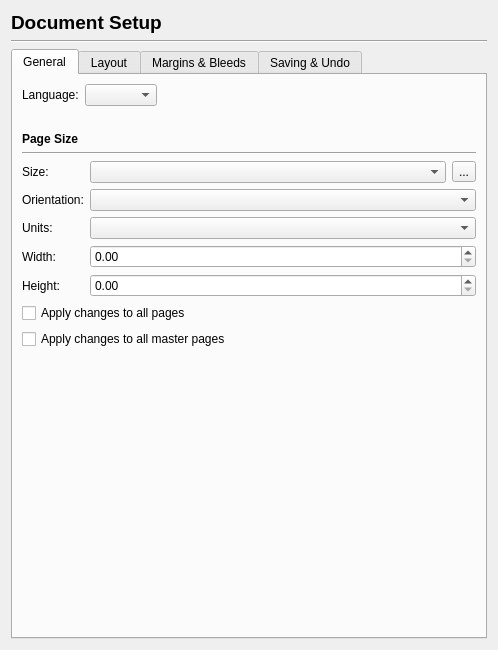
<?xml version="1.0" encoding="UTF-8"?>
<ui version="4.0">
 <class>Prefs_DocumentSetup</class>
 <widget class="QWidget" name="Prefs_DocumentSetup">
  <property name="geometry">
   <rect>
    <x>0</x>
    <y>0</y>
    <width>498</width>
    <height>650</height>
   </rect>
  </property>
  <property name="windowTitle">
   <string notr="true">Form</string>
  </property>
  <layout class="QVBoxLayout" name="verticalLayout_2">
   <item>
    <widget class="QLabel" name="titleLabel">
     <property name="font">
      <font>
       <pointsize>14</pointsize>
       <weight>75</weight>
       <bold>true</bold>
      </font>
     </property>
     <property name="text">
      <string>Document Setup</string>
     </property>
    </widget>
   </item>
   <item>
    <widget class="Line" name="line">
     <property name="orientation">
      <enum>Qt::Horizontal</enum>
     </property>
    </widget>
   </item>
   <item>
    <widget class="QTabWidget" name="tabWidget">
     <property name="currentIndex">
      <number>0</number>
     </property>
     <widget class="QWidget" name="sizeTab">
      <attribute name="title">
       <string>General</string>
      </attribute>
      <layout class="QVBoxLayout" name="verticalLayout_4">
       <item>
        <layout class="QHBoxLayout" name="horizontalLayout_3">
         <item>
          <widget class="QLabel" name="label_3">
           <property name="text">
            <string>Language:</string>
           </property>
          </widget>
         </item>
         <item>
          <widget class="QComboBox" name="languageComboBox"/>
         </item>
         <item>
          <spacer name="horizontalSpacer_3">
           <property name="orientation">
            <enum>Qt::Horizontal</enum>
           </property>
           <property name="sizeHint" stdset="0">
            <size>
             <width>40</width>
             <height>20</height>
            </size>
           </property>
          </spacer>
         </item>
        </layout>
       </item>
       <item>
        <spacer name="verticalSpacer">
         <property name="orientation">
          <enum>Qt::Vertical</enum>
         </property>
         <property name="sizeType">
          <enum>QSizePolicy::Fixed</enum>
         </property>
         <property name="sizeHint" stdset="0">
          <size>
           <width>20</width>
           <height>20</height>
          </size>
         </property>
        </spacer>
       </item>
       <item>
        <widget class="QLabel" name="pageSizeTitleLabel">
         <property name="font">
          <font>
           <weight>75</weight>
           <bold>true</bold>
          </font>
         </property>
         <property name="text">
          <string>Page Size</string>
         </property>
        </widget>
       </item>
       <item>
        <widget class="Line" name="line_2">
         <property name="orientation">
          <enum>Qt::Horizontal</enum>
         </property>
        </widget>
       </item>
       <item>
        <layout class="QFormLayout" name="formLayout">
         <item row="0" column="0">
          <widget class="QLabel" name="pageSizeLabel">
           <property name="text">
            <string>Size:</string>
           </property>
           <property name="buddy">
            <cstring>pageSizeComboBox</cstring>
           </property>
          </widget>
         </item>
         <item row="0" column="1">
          <layout class="QHBoxLayout" name="pageSizeLayout">
           <item>
            <widget class="QComboBox" name="pageSizeComboBox"/>
           </item>
           <item>
            <widget class="QToolButton" name="pageSizeLinkToolButton">
             <property name="text">
              <string>...</string>
             </property>
             <property name="arrowType">
              <enum>Qt::NoArrow</enum>
             </property>
            </widget>
           </item>
          </layout>
         </item>
         <item row="1" column="0">
          <widget class="QLabel" name="pageOrientatioLabel">
           <property name="text">
            <string>Orientation:</string>
           </property>
           <property name="buddy">
            <cstring>pageOrientationComboBox</cstring>
           </property>
          </widget>
         </item>
         <item row="1" column="1">
          <widget class="QComboBox" name="pageOrientationComboBox"/>
         </item>
         <item row="2" column="0">
          <widget class="QLabel" name="pageUnitsLabel">
           <property name="text">
            <string>Units:</string>
           </property>
           <property name="buddy">
            <cstring>pageUnitsComboBox</cstring>
           </property>
          </widget>
         </item>
         <item row="2" column="1">
          <widget class="QComboBox" name="pageUnitsComboBox"/>
         </item>
         <item row="3" column="0">
          <widget class="QLabel" name="pageWidthLabel">
           <property name="text">
            <string>Width:</string>
           </property>
           <property name="buddy">
            <cstring>pageWidthSpinBox</cstring>
           </property>
          </widget>
         </item>
         <item row="3" column="1">
          <widget class="ScrSpinBox" name="pageWidthSpinBox"/>
         </item>
         <item row="4" column="0">
          <widget class="QLabel" name="pageHeightLabel">
           <property name="text">
            <string>Height:</string>
           </property>
           <property name="buddy">
            <cstring>pageHeightSpinBox</cstring>
           </property>
          </widget>
         </item>
         <item row="4" column="1">
          <widget class="ScrSpinBox" name="pageHeightSpinBox"/>
         </item>
        </layout>
       </item>
       <item>
        <widget class="QCheckBox" name="applySizesToAllPagesCheckBox">
         <property name="text">
          <string>Apply changes to all pages</string>
         </property>
        </widget>
       </item>
       <item>
        <widget class="QCheckBox" name="applySizesToAllMasterPagesCheckBox">
         <property name="text">
          <string>Apply changes to all master pages</string>
         </property>
        </widget>
       </item>
       <item>
        <spacer name="verticalSpacer_5">
         <property name="orientation">
          <enum>Qt::Vertical</enum>
         </property>
         <property name="sizeHint" stdset="0">
          <size>
           <width>20</width>
           <height>20</height>
          </size>
         </property>
        </spacer>
       </item>
      </layout>
     </widget>
     <widget class="QWidget" name="layoutTab">
      <attribute name="title">
       <string>Layout</string>
      </attribute>
      <layout class="QVBoxLayout" name="verticalLayout_6">
       <item>
        <widget class="QLabel" name="pageLayoutTitleLabel">
         <property name="font">
          <font>
           <weight>75</weight>
           <bold>true</bold>
          </font>
         </property>
         <property name="text">
          <string>Page Layout</string>
         </property>
        </widget>
       </item>
       <item>
        <widget class="Line" name="line_3">
         <property name="orientation">
          <enum>Qt::Horizontal</enum>
         </property>
        </widget>
       </item>
       <item>
        <layout class="QFormLayout" name="pageLayoutLayout">
         <item row="4" column="0">
          <widget class="QLabel" name="layoutFirstPageIsLabel">
           <property name="text">
            <string>First Page is:</string>
           </property>
           <property name="buddy">
            <cstring>layoutFirstPageIsComboBox</cstring>
           </property>
          </widget>
         </item>
         <item row="4" column="1">
          <widget class="QComboBox" name="layoutFirstPageIsComboBox">
           <property name="sizeAdjustPolicy">
            <enum>QComboBox::AdjustToContents</enum>
           </property>
          </widget>
         </item>
         <item row="3" column="1">
          <widget class="QRadioButton" name="fourFoldRadioButton">
           <property name="text">
            <string>4-Fold</string>
           </property>
           <attribute name="buttonGroup">
            <string notr="true">pageLayoutButtonGroup</string>
           </attribute>
          </widget>
         </item>
         <item row="2" column="1">
          <widget class="QRadioButton" name="threeFoldRadioButton">
           <property name="text">
            <string>3-Fold</string>
           </property>
           <attribute name="buttonGroup">
            <string notr="true">pageLayoutButtonGroup</string>
           </attribute>
          </widget>
         </item>
         <item row="1" column="1">
          <widget class="QRadioButton" name="facingPagesRadioButton">
           <property name="text">
            <string>Facing Pages</string>
           </property>
           <attribute name="buttonGroup">
            <string notr="true">pageLayoutButtonGroup</string>
           </attribute>
          </widget>
         </item>
         <item row="0" column="1">
          <widget class="QRadioButton" name="singlePageRadioButton">
           <property name="text">
            <string>Single Page</string>
           </property>
           <property name="checked">
            <bool>true</bool>
           </property>
           <attribute name="buttonGroup">
            <string notr="true">pageLayoutButtonGroup</string>
           </attribute>
          </widget>
         </item>
        </layout>
       </item>
       <item>
        <spacer name="verticalSpacer_8">
         <property name="orientation">
          <enum>Qt::Vertical</enum>
         </property>
         <property name="sizeHint" stdset="0">
          <size>
           <width>20</width>
           <height>353</height>
          </size>
         </property>
        </spacer>
       </item>
      </layout>
     </widget>
     <widget class="QWidget" name="marginsTab">
      <attribute name="title">
       <string>Margins &amp;&amp; Bleeds</string>
      </attribute>
      <layout class="QVBoxLayout" name="verticalLayout_3">
       <item>
        <widget class="QScrollArea" name="scrollArea">
         <property name="frameShape">
          <enum>QFrame::NoFrame</enum>
         </property>
         <property name="frameShadow">
          <enum>QFrame::Plain</enum>
         </property>
         <property name="lineWidth">
          <number>0</number>
         </property>
         <property name="widgetResizable">
          <bool>true</bool>
         </property>
         <widget class="QWidget" name="scrollAreaWidgetContents">
          <property name="geometry">
           <rect>
            <x>0</x>
            <y>0</y>
            <width>458</width>
            <height>540</height>
           </rect>
          </property>
          <layout class="QVBoxLayout" name="verticalLayout_5">
           <property name="leftMargin">
            <number>0</number>
           </property>
           <property name="topMargin">
            <number>0</number>
           </property>
           <property name="rightMargin">
            <number>0</number>
           </property>
           <property name="bottomMargin">
            <number>0</number>
           </property>
           <item>
            <widget class="QLabel" name="marginsTitleLabel">
             <property name="font">
              <font>
               <weight>75</weight>
               <bold>true</bold>
              </font>
             </property>
             <property name="text">
              <string>Margins</string>
             </property>
            </widget>
           </item>
           <item>
            <widget class="Line" name="line_5">
             <property name="orientation">
              <enum>Qt::Horizontal</enum>
             </property>
            </widget>
           </item>
           <item>
            <layout class="QHBoxLayout" name="horizontalLayout_6">
             <property name="leftMargin">
              <number>5</number>
             </property>
             <property name="topMargin">
              <number>5</number>
             </property>
             <property name="rightMargin">
              <number>5</number>
             </property>
             <property name="bottomMargin">
              <number>5</number>
             </property>
             <item>
              <widget class="NewMarginWidget" name="marginsWidget" native="true"/>
             </item>
             <item>
              <spacer name="horizontalSpacer_6">
               <property name="orientation">
                <enum>Qt::Horizontal</enum>
               </property>
               <property name="sizeHint" stdset="0">
                <size>
                 <width>40</width>
                 <height>20</height>
                </size>
               </property>
              </spacer>
             </item>
            </layout>
           </item>
           <item>
            <widget class="QCheckBox" name="applyMarginsToAllPagesCheckBox">
             <property name="text">
              <string>Apply changes to all pages</string>
             </property>
            </widget>
           </item>
           <item>
            <widget class="QCheckBox" name="applyMarginsToAllMasterPagesCheckBox">
             <property name="text">
              <string>Apply changes to all master pages</string>
             </property>
            </widget>
           </item>
           <item>
            <spacer name="verticalSpacer_3">
             <property name="orientation">
              <enum>Qt::Vertical</enum>
             </property>
             <property name="sizeType">
              <enum>QSizePolicy::Fixed</enum>
             </property>
             <property name="sizeHint" stdset="0">
              <size>
               <width>20</width>
               <height>20</height>
              </size>
             </property>
            </spacer>
           </item>
           <item>
            <widget class="QLabel" name="bleedsTitleLabel">
             <property name="font">
              <font>
               <weight>75</weight>
               <bold>true</bold>
              </font>
             </property>
             <property name="text">
              <string>Bleeds</string>
             </property>
            </widget>
           </item>
           <item>
            <widget class="Line" name="line_4">
             <property name="orientation">
              <enum>Qt::Horizontal</enum>
             </property>
            </widget>
           </item>
           <item>
            <layout class="QHBoxLayout" name="horizontalLayout_7">
             <property name="leftMargin">
              <number>5</number>
             </property>
             <property name="topMargin">
              <number>5</number>
             </property>
             <property name="rightMargin">
              <number>5</number>
             </property>
             <property name="bottomMargin">
              <number>5</number>
             </property>
             <item>
              <widget class="NewMarginWidget" name="bleedsWidget" native="true"/>
             </item>
             <item>
              <spacer name="horizontalSpacer_7">
               <property name="orientation">
                <enum>Qt::Horizontal</enum>
               </property>
               <property name="sizeHint" stdset="0">
                <size>
                 <width>40</width>
                 <height>20</height>
                </size>
               </property>
              </spacer>
             </item>
            </layout>
           </item>
           <item>
            <spacer name="verticalSpacer_4">
             <property name="orientation">
              <enum>Qt::Vertical</enum>
             </property>
             <property name="sizeHint" stdset="0">
              <size>
               <width>20</width>
               <height>0</height>
              </size>
             </property>
            </spacer>
           </item>
          </layout>
         </widget>
        </widget>
       </item>
      </layout>
     </widget>
     <widget class="QWidget" name="saveTab">
      <attribute name="title">
       <string>Saving &amp;&amp; Undo</string>
      </attribute>
      <layout class="QVBoxLayout" name="verticalLayout">
       <item>
        <widget class="QCheckBox" name="saveCompressedCheckBox">
         <property name="text">
          <string>Save in Compressed Format</string>
         </property>
        </widget>
       </item>
       <item>
        <widget class="QCheckBox" name="emergencyCheckBox">
         <property name="text">
          <string>Try to save an &quot;Emergency File&quot; in case of a crash</string>
         </property>
        </widget>
       </item>
       <item>
        <spacer name="verticalSpacer_6">
         <property name="orientation">
          <enum>Qt::Vertical</enum>
         </property>
         <property name="sizeType">
          <enum>QSizePolicy::Fixed</enum>
         </property>
         <property name="sizeHint" stdset="0">
          <size>
           <width>20</width>
           <height>20</height>
          </size>
         </property>
        </spacer>
       </item>
       <item>
        <widget class="QLabel" name="autosaveTitleLable">
         <property name="font">
          <font>
           <weight>75</weight>
           <bold>true</bold>
          </font>
         </property>
         <property name="text">
          <string>Autosave</string>
         </property>
        </widget>
       </item>
       <item>
        <widget class="Line" name="line_6">
         <property name="orientation">
          <enum>Qt::Horizontal</enum>
         </property>
        </widget>
       </item>
       <item>
        <widget class="QCheckBox" name="autosaveCheckBox">
         <property name="text">
          <string>Enable automatic saving of documents</string>
         </property>
        </widget>
       </item>
       <item>
        <layout class="QHBoxLayout" name="horizontalLayout">
         <item>
          <layout class="QGridLayout" name="gridLayout">
           <item row="0" column="0">
            <widget class="QLabel" name="label">
             <property name="text">
              <string>Interval:</string>
             </property>
            </widget>
           </item>
           <item row="0" column="1">
            <widget class="QSpinBox" name="autosaveIntervalSpinBox">
             <property name="suffix">
              <string> min</string>
             </property>
             <property name="minimum">
              <number>1</number>
             </property>
            </widget>
           </item>
           <item row="1" column="0">
            <widget class="QLabel" name="label_2">
             <property name="text">
              <string>Number of files to keep:</string>
             </property>
            </widget>
           </item>
           <item row="1" column="1">
            <widget class="QSpinBox" name="autosaveCountSpinBox">
             <property name="minimum">
              <number>1</number>
             </property>
            </widget>
           </item>
          </layout>
         </item>
         <item>
          <spacer name="horizontalSpacer_2">
           <property name="orientation">
            <enum>Qt::Horizontal</enum>
           </property>
           <property name="sizeHint" stdset="0">
            <size>
             <width>40</width>
             <height>20</height>
            </size>
           </property>
          </spacer>
         </item>
        </layout>
       </item>
       <item>
        <layout class="QGridLayout" name="gridLayout_2">
         <item row="0" column="0" colspan="3">
          <widget class="QRadioButton" name="autosaveDocRadio">
           <property name="text">
            <string>Save into the same directory as the document</string>
           </property>
           <property name="checked">
            <bool>true</bool>
           </property>
          </widget>
         </item>
         <item row="1" column="0">
          <widget class="QRadioButton" name="autosaveDirRadio">
           <property name="text">
            <string>Save into:</string>
           </property>
          </widget>
         </item>
         <item row="1" column="1">
          <widget class="QLineEdit" name="autosaveDirEdit"/>
         </item>
         <item row="1" column="2">
          <widget class="QPushButton" name="changeAutoDir">
           <property name="text">
            <string>Change...</string>
           </property>
           <property name="flat">
            <bool>false</bool>
           </property>
          </widget>
         </item>
        </layout>
       </item>
       <item>
        <widget class="QCheckBox" name="autosaveKeepCheckBox">
         <property name="text">
          <string>Keep backup files after closing the document</string>
         </property>
        </widget>
       </item>
       <item>
        <widget class="QCheckBox" name="showAutosaveClockOnCanvasCheckBox">
         <property name="text">
          <string>Show autosave countdown clock on the canvas</string>
         </property>
        </widget>
       </item>
       <item>
        <spacer name="verticalSpacer_7">
         <property name="orientation">
          <enum>Qt::Vertical</enum>
         </property>
         <property name="sizeType">
          <enum>QSizePolicy::Maximum</enum>
         </property>
         <property name="sizeHint" stdset="0">
          <size>
           <width>20</width>
           <height>20</height>
          </size>
         </property>
        </spacer>
       </item>
       <item>
        <widget class="QLabel" name="undoRedoTitleLabel">
         <property name="font">
          <font>
           <weight>75</weight>
           <bold>true</bold>
          </font>
         </property>
         <property name="text">
          <string>Undo / Redo</string>
         </property>
        </widget>
       </item>
       <item>
        <widget class="Line" name="line_7">
         <property name="orientation">
          <enum>Qt::Horizontal</enum>
         </property>
        </widget>
       </item>
       <item>
        <widget class="QCheckBox" name="undoCheckBox">
         <property name="text">
          <string>Enable Undo/Redo System</string>
         </property>
        </widget>
       </item>
       <item>
        <layout class="QHBoxLayout" name="horizontalLayout_2">
         <item>
          <widget class="QLabel" name="undoLengthLabel">
           <property name="text">
            <string>Action History Length:</string>
           </property>
          </widget>
         </item>
         <item>
          <widget class="QSpinBox" name="undoLengthSpinBox"/>
         </item>
         <item>
          <spacer name="horizontalSpacer">
           <property name="orientation">
            <enum>Qt::Horizontal</enum>
           </property>
           <property name="sizeHint" stdset="0">
            <size>
             <width>40</width>
             <height>20</height>
            </size>
           </property>
          </spacer>
         </item>
        </layout>
       </item>
       <item>
        <spacer name="verticalSpacer_2">
         <property name="orientation">
          <enum>Qt::Vertical</enum>
         </property>
         <property name="sizeHint" stdset="0">
          <size>
           <width>20</width>
           <height>20</height>
          </size>
         </property>
        </spacer>
       </item>
      </layout>
     </widget>
    </widget>
   </item>
  </layout>
 </widget>
 <customwidgets>
  <customwidget>
   <class>ScrSpinBox</class>
   <extends>QDoubleSpinBox</extends>
   <header location="global">ui/scrspinbox.h</header>
  </customwidget>
  <customwidget>
   <class>NewMarginWidget</class>
   <extends>QWidget</extends>
   <header location="global">ui/newmarginwidget.h</header>
   <container>1</container>
  </customwidget>
 </customwidgets>
 <tabstops>
  <tabstop>tabWidget</tabstop>
  <tabstop>languageComboBox</tabstop>
  <tabstop>pageSizeComboBox</tabstop>
  <tabstop>pageSizeLinkToolButton</tabstop>
  <tabstop>pageOrientationComboBox</tabstop>
  <tabstop>pageUnitsComboBox</tabstop>
  <tabstop>pageWidthSpinBox</tabstop>
  <tabstop>pageHeightSpinBox</tabstop>
  <tabstop>applySizesToAllPagesCheckBox</tabstop>
  <tabstop>applySizesToAllMasterPagesCheckBox</tabstop>
  <tabstop>singlePageRadioButton</tabstop>
  <tabstop>facingPagesRadioButton</tabstop>
  <tabstop>threeFoldRadioButton</tabstop>
  <tabstop>fourFoldRadioButton</tabstop>
  <tabstop>layoutFirstPageIsComboBox</tabstop>
  <tabstop>scrollArea</tabstop>
  <tabstop>applyMarginsToAllPagesCheckBox</tabstop>
  <tabstop>applyMarginsToAllMasterPagesCheckBox</tabstop>
  <tabstop>saveCompressedCheckBox</tabstop>
  <tabstop>emergencyCheckBox</tabstop>
  <tabstop>autosaveCheckBox</tabstop>
  <tabstop>autosaveIntervalSpinBox</tabstop>
  <tabstop>autosaveCountSpinBox</tabstop>
  <tabstop>autosaveDocRadio</tabstop>
  <tabstop>autosaveDirRadio</tabstop>
  <tabstop>autosaveDirEdit</tabstop>
  <tabstop>changeAutoDir</tabstop>
  <tabstop>autosaveKeepCheckBox</tabstop>
  <tabstop>showAutosaveClockOnCanvasCheckBox</tabstop>
  <tabstop>undoCheckBox</tabstop>
  <tabstop>undoLengthSpinBox</tabstop>
 </tabstops>
 <resources/>
 <connections>
  <connection>
   <sender>autosaveDocRadio</sender>
   <signal>clicked(bool)</signal>
   <receiver>autosaveDirEdit</receiver>
   <slot>setDisabled(bool)</slot>
   <hints>
    <hint type="sourcelabel">
     <x>68</x>
     <y>261</y>
    </hint>
    <hint type="destinationlabel">
     <x>151</x>
     <y>285</y>
    </hint>
   </hints>
  </connection>
  <connection>
   <sender>autosaveDocRadio</sender>
   <signal>clicked(bool)</signal>
   <receiver>changeAutoDir</receiver>
   <slot>setDisabled(bool)</slot>
   <hints>
    <hint type="sourcelabel">
     <x>209</x>
     <y>260</y>
    </hint>
    <hint type="destinationlabel">
     <x>465</x>
     <y>286</y>
    </hint>
   </hints>
  </connection>
  <connection>
   <sender>autosaveDirRadio</sender>
   <signal>clicked(bool)</signal>
   <receiver>autosaveDirEdit</receiver>
   <slot>setEnabled(bool)</slot>
   <hints>
    <hint type="sourcelabel">
     <x>74</x>
     <y>293</y>
    </hint>
    <hint type="destinationlabel">
     <x>142</x>
     <y>296</y>
    </hint>
   </hints>
  </connection>
  <connection>
   <sender>autosaveDirRadio</sender>
   <signal>clicked(bool)</signal>
   <receiver>changeAutoDir</receiver>
   <slot>setEnabled(bool)</slot>
   <hints>
    <hint type="sourcelabel">
     <x>85</x>
     <y>283</y>
    </hint>
    <hint type="destinationlabel">
     <x>469</x>
     <y>290</y>
    </hint>
   </hints>
  </connection>
 </connections>
 <buttongroups>
  <buttongroup name="pageLayoutButtonGroup"/>
 </buttongroups>
</ui>
